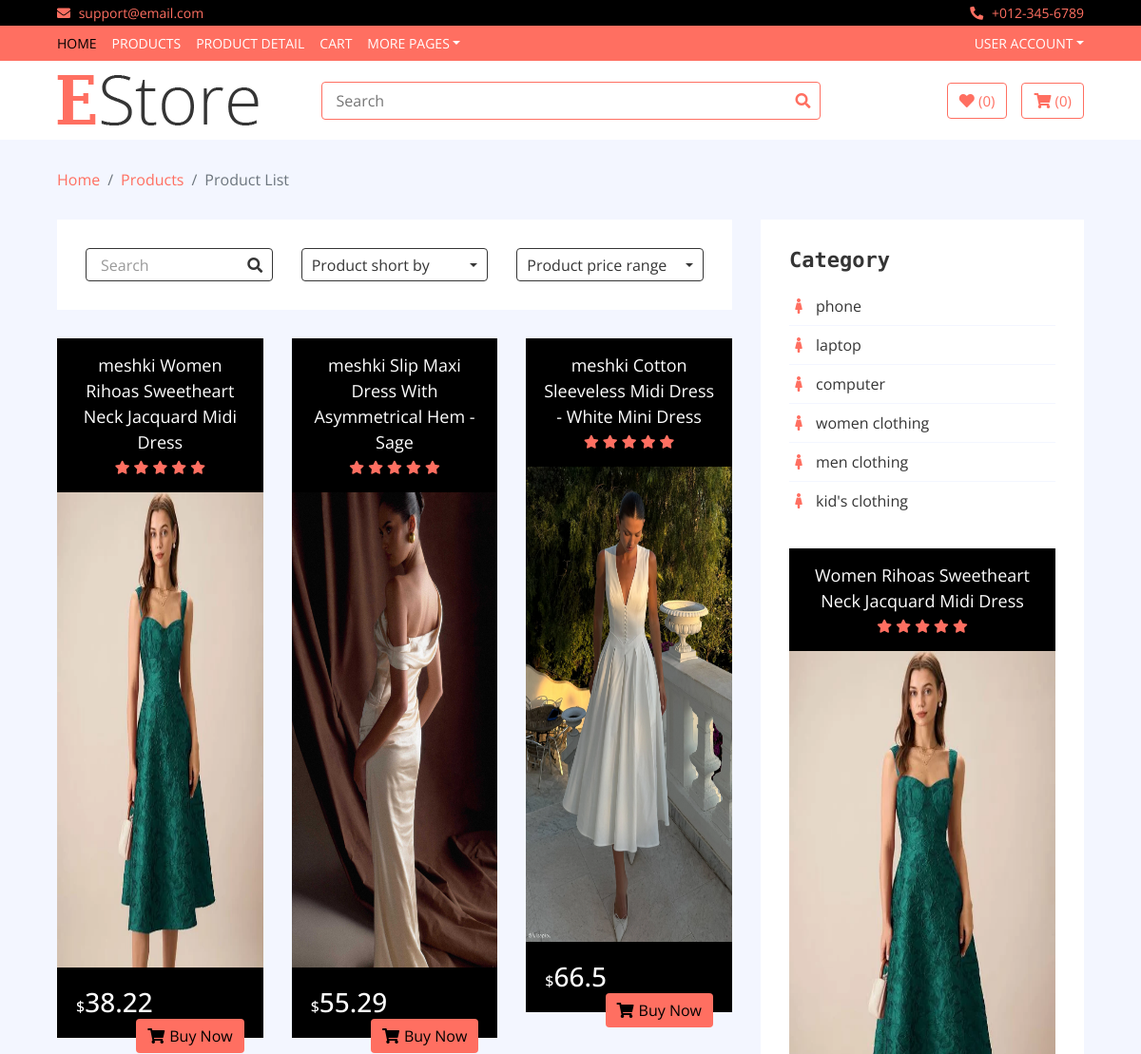
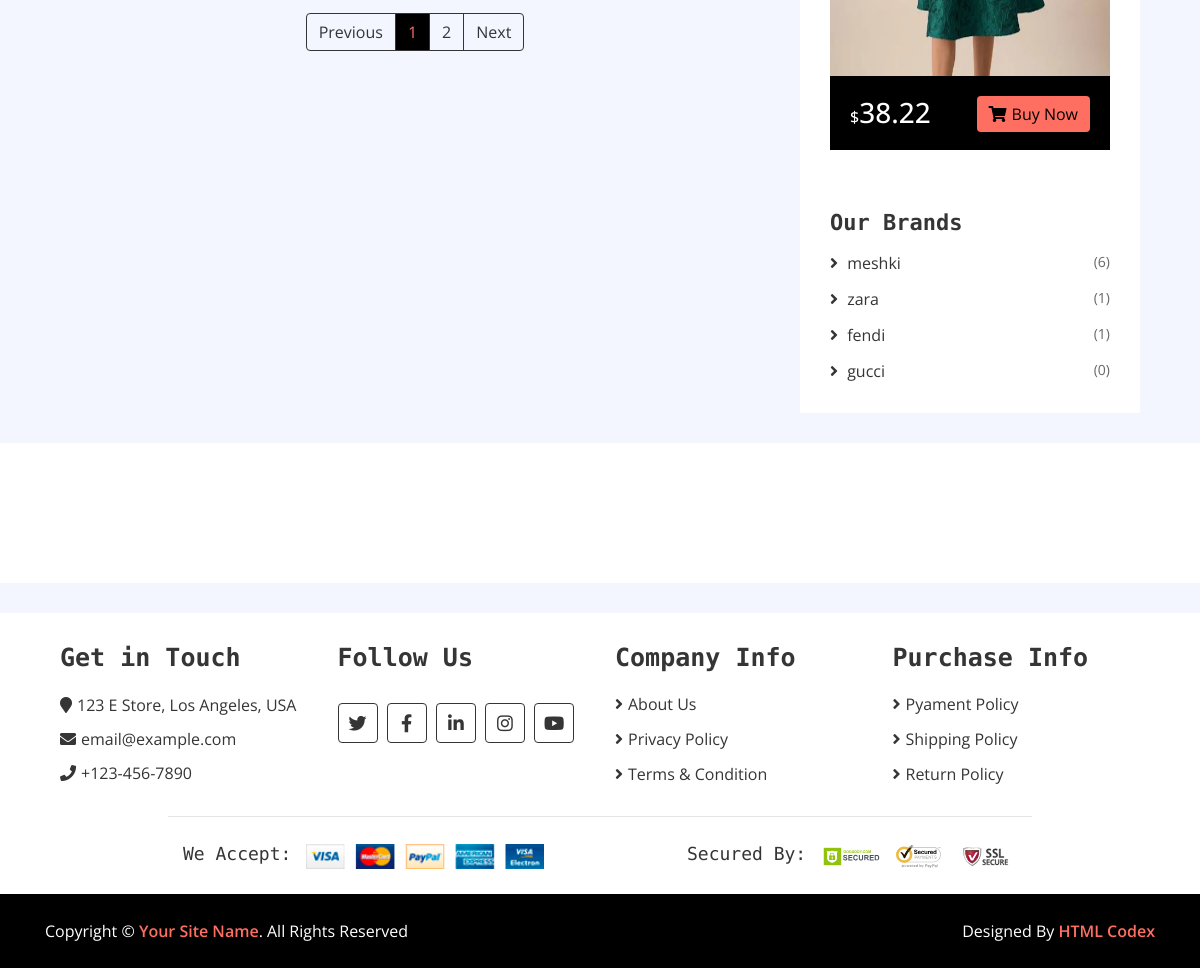
The page /products/items?brand=meshki on the database its author committed (2 pictures, top to bottom).
### product/models.py (models this page shows, shortened)
class Product(models.Model):
    slug = models.SlugField(unique=True, blank=True, null=True,)
    title = models.CharField(max_length=255)
    description =models.TextField()
    price = models.IntegerField()
    discount = models.SmallIntegerField()
    brand = models.ForeignKey(Brand, related_name='brand', blank=True, on_delete=models.CASCADE, null=True)
    category = models.ManyToManyField(Category, related_name='category', blank=True)
    size = models.ManyToManyField(Size, related_name='size', blank=True)
    color = models.ManyToManyField(Color, related_name='color', blank=True)
    is_trend = models.BooleanField(default=False)
    created_at = models.DateTimeField(auto_now_add=True)
    @property
    def discount_price(self):
        if self.discount:
            return self.price - (self.price * self.discount / 100)
        return self.price
    def get_absolute_url(self):
        return reverse('product:detail', kwargs={'slug':self.slug})

class Brand(models.Model):
    title = models.CharField(max_length=50)
    def __str__(self):
        return self.title

class ProductImage(models.Model):
    product = models.ForeignKey(
        Product,
        related_name='images',
        on_delete=models.CASCADE,
    )
    image = models.ImageField(upload_to='products_images')

class Category(models.Model):
    title = models.CharField(max_length=30)

### product/views.py (the view)
# urls.py: path('items', views.products_list, name='items'),
def products_list(request):
    if request.GET.get('category'):
        products = Product.objects.filter(category__title__icontains=request.GET.get('category'))
        if products:
            paginator = Paginator(products, 3)
            products = paginator.get_page(request.GET.get('page'))
            return render(request, 'product/product-list.html', context={'objects':products})
    elif request.GET.get('brand'):
        products = Product.objects.filter(brand__title__icontains=request.GET.get('brand'))
        if products:
            paginator = Paginator(products, 3)
            products = paginator.get_page(request.GET.get('page'))
            return render(request, 'product/product-list.html', context={'objects':products})
    return redirect('home:home')

### product/context_processors.py (called while the page is built)
def contextprocessorsfunction(request):
    return {
        'trend_women_objects': Product.objects.filter(is_trend=True),
        'category_list': Category.objects.all(),
        'brand_list': Brand.objects.all()
    }

### product/templatetags/mytags.py (called while the page is built)
@register.simple_tag
def brand_counter(id):
    return len(Product.objects.filter(brand_id=Brand.objects.get(pk=id)))

### product/templates/product/product-list.html (shortened to what this page needs)
{% extends 'base/base.html' %}
{% load static %}
{% load mytags %}
{% block content %}
        <div class="breadcrumb-wrap">
            <div class="container-fluid">
                <ul class="breadcrumb">
                    <li class="breadcrumb-item"><a href="#">Home</a></li>
                    <li class="breadcrumb-item"><a href="#">Products</a></li>
                    <li class="breadcrumb-item active">Product List</li>
                </ul>
            </div>
        </div>
        <div class="product-view">
            <div class="container-fluid">
                <div class="row">
                    <div class="col-lg-8">
                        <div class="row">
                            <div class="col-md-12">
                                <div class="product-view-top">
                                    <div class="row">
                                        <div class="col-md-4">
                                            <div class="product-search">
                                                <input type="email" value="Search">
                                                <button><i class="fa fa-search"></i></button>
                                            </div>
                                        </div>
                                        <div class="col-md-4">
                                            <div class="product-short">
                                                <div class="dropdown">
                                                    <div class="dropdown-toggle" data-toggle="dropdown">Product short by</div>
                                                </div>
                                            </div>
                                        </div>
                                        <div class="col-md-4">
                                            <div class="product-price-range">
                                                <div class="dropdown">
                                                    <div class="dropdown-toggle" data-toggle="dropdown">Product price range</div>
                                                </div>
                                            </div>
                                        </div>
                                    </div>
                                </div>
                            </div>
                            {% for object in objects %}
                            <div class="col-md-4">
                                <div class="product-item">
                                    <div class="product-title">
                                        <a href="{{ object.get_absolute_url }}">{{ object.brand }} {{ object.title }}</a>
                                        <div class="ratting">
                                            <i class="fa fa-star"></i>
                                            <i class="fa fa-star"></i>
                                            <i class="fa fa-star"></i>
                                            <i class="fa fa-star"></i>
                                            <i class="fa fa-star"></i>
                                        </div>
                                    </div>
                                    <div class="product-image">
                                        <a href="product-detail.html">
                                            {% with object.images.all|first as f %}
                                                {% if f %}
                                                <img src="{{ f.image.url }}" style="height: 500px" alt="Product Image">
                                                {% endif %}
                                            {% endwith %}
                                        </a>
                                    </div>
                                    <div class="product-price">
                                        {% if not object.discount %}
                                        <h3><span>$</span>{{ object.price }}</h3>
                                        {% else %}
                                        <h3><span>$</span>{{ object.discount_price }}</h3>
                                        {% endif %}
                                        <a class="btn" href=""><i class="fa fa-shopping-cart"></i>Buy Now</a>
                                    </div>
                                </div>
                            </div>
                            {% endfor %}
                        </div>
                        <div class="col-md-12">
                            <nav aria-label="Page navigation example">
                                <ul class="pagination justify-content-center">
                                    {% if objects.has_other_pages %}
                                        {% if not objects.has_previous %}
                                            <li class="page-item disabled">
                                                <a class="page-link" href="#" tabindex="-1">Previous</a>
                                            </li>
                                        {% else %}
                                            <li class="page-item">
                                                <a class="page-link" href="{% if request.GET.category %}?category={{ request.GET.category }}&page={{ objects.previous_page_number }}{% elif request.GET.brand %}?brand={{ request.GET.brand }}&page={{ objects.previous_page_number }}{% endif %}" tabindex="-1">Previous</a>
                                            </li>
                                        {% endif %}
                                    {% for i in objects.paginator.page_range %}
                                        {% if objects.number == i %}
                                    <li class="page-item active"><a class="page-link"
                                        href="{% if request.GET.category %}?category={{ request.GET.category }}&page={{ i }}{% elif request.GET.brand %}?brand={{ request.GET.brand }}&page={{ i }}{% endif %}">
                                        {{ i }}</a></li>
                                        {% else %}
                                    <li class="page-item"><a class="page-link"
                                        href="{% if request.GET.category %}?category={{ request.GET.category }}&page={{ i }}{% elif request.GET.brand %}?brand={{ request.GET.brand }}&page={{ i }}{% endif %}">
                                        {{ i }}</a></li>
                                        {% endif %}
                                    {% endfor %}
                                    {% if objects.has_next %}
                                        <li class="page-item">
                                            <a class="page-link" href="{% if request.GET.category %}?category={{ request.GET.category }}&page={{ objects.next_page_number }}{% elif request.GET.brand %}?brand={{ request.GET.brand }}&page={{ objects.next_page_number }}{% endif %}">Next</a>
                                        </li>
                                    {% else %}
                                        <li class="page-item disabled">
                                            <a class="page-link" href="#">Next</a>
                                        </li>
                                    {% endif %}
                                    {% endif %}
                                </ul>
                            </nav>
                        </div>
                    </div>
                    {% include 'includes/sidebar.html' %}
                </div>
            </div>
        </div>
        {% include 'includes/brands.html' %}
{% endblock %}

### templates/includes/sidebar.html (shortened to what this page needs)
{% load static %}
{% load mytags %}
<div class="col-lg-4 sidebar">
    <div class="sidebar-widget category">
        <h2 class="title">Category</h2>
        <nav class="navbar bg-light">
            <ul class="navbar-nav">
                {% for i in category_list %}
                <li class="nav-item">
                    <a class="nav-link" href="{% url 'product:items' %}?category={{ i.title }}"><i class="fa fa-female"></i>{{ i.title }}</a>
                </li>
                {% endfor %}
            </ul>
        </nav>
    </div>
    <div class="sidebar-widget widget-slider">
        <div class="sidebar-slider normal-slider">
            {% for i in trend_women_objects %}
            <div class="product-item">
                <div class="product-title">
                    <a href="{{ i.get_absolute_url }}">{{ i.title }}</a>
                    <div class="ratting">
                        <i class="fa fa-star"></i>
                        <i class="fa fa-star"></i>
                        <i class="fa fa-star"></i>
                        <i class="fa fa-star"></i>
                        <i class="fa fa-star"></i>
                    </div>
                </div>
                <div class="product-image">
                    <a href="{{ i.get_absolute_url }}">
                        {% with i.images.all|first as f %}
                            {% if f %}
                                <img style="height: 500px" src="{{ f.image.url }}" alt="Product Image">
                            {% endif %}
                        {% endwith %}
                    </a>
                </div>
                <div class="product-price">
                    {% if not i.discount %}
                    <h3><span>$</span>{{ i.price }}</h3>
                    {% else %}
                    <h3><span>$</span>{{ i.discount_price }}</h3>
                    {% endif %}
                    <a class="btn" href=""><i class="fa fa-shopping-cart"></i>Buy Now</a>
                </div>
            </div>
            {% endfor %}
        </div>
    </div>
    <div class="sidebar-widget brands">
        <h2 class="title">Our Brands</h2>
        <ul>
            {% for i in brand_list %}
            <li><a href="{% url 'product:items' %}?brand={{ i.title }}"> {{ i.title }} </a><span>({% brand_counter i.id %})</span></li>
            {% endfor %}
        </ul>
    </div>
</div>

### rows shown on the page
Product: brand "meshki", title "Women Rihoas Sweetheart Neck Jacquard Midi Dress", image (picture), discount_price "38.22"
Product: brand "meshki", title "Slip Maxi Dress With Asymmetrical Hem - Sage", image (picture), discount_price "55.29"
Product: brand "meshki", title "Cotton Sleeveless Midi Dress - White Mini Dress", image (picture), discount_price "66.5"
Category: title "phone"
Category: title "laptop"
Category: title "computer"
Category: title "women clothing"
Category: title "men clothing"
Category: title "kid's clothing"
Brand: title "meshki", id "6"
Brand: title "zara", id "1"
Brand: title "fendi", id "1"
Brand: title "gucci", id "0"

### other values the page prints
{{ i }} "1"
{{ i }} "2"
